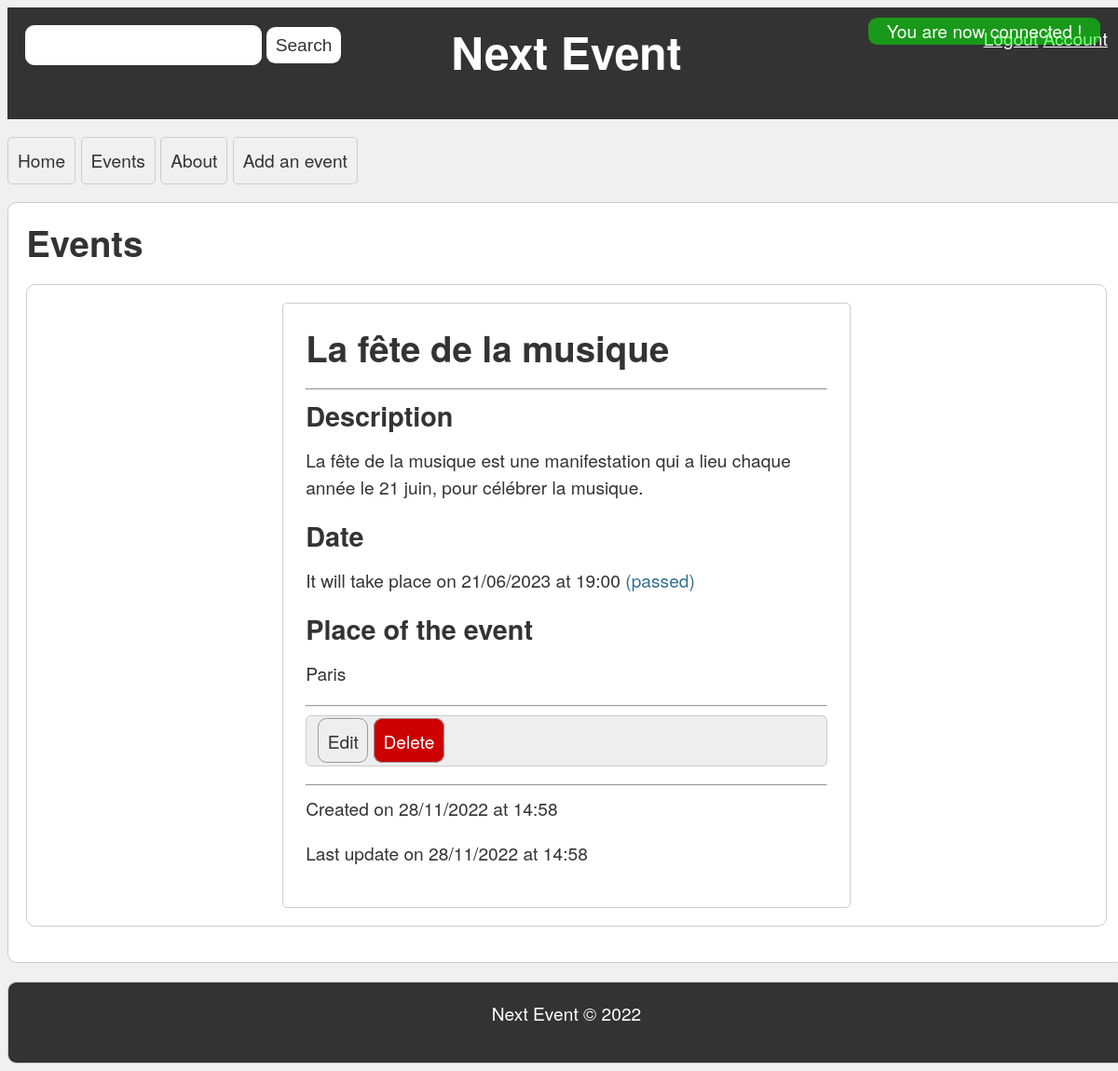
Page /events.php/event/show/event_6384be7a0498a2.97609906 (signed in) on the committed database.
### tables this page shows
CREATE TABLE `events` (
  `id` varchar(255) NOT NULL,
  `name` varchar(255) NOT NULL,
  `description` text NOT NULL,
  `date` datetime NOT NULL,
  `place` varchar(255) NOT NULL,
  `image` varchar(255) NOT NULL DEFAULT '',
  `dateCreation` datetime NOT NULL DEFAULT current_timestamp(),
  `dateUpdate` datetime NOT NULL DEFAULT current_timestamp() ON UPDATE current_timestamp(),
  `user_id` varchar(255) NOT NULL DEFAULT ''
);

### src/vue/EventView.php (called while the page is built, shortened)
<?php
class EventView extends WebView
{
    public function __construct(Router $router, ?array $feedback = null)
    {
        $this->user = AuthenticationManager::getUser();
    }
    public function makeEventPage(string $id, Event $event): void
    {
        include "templates/events/event.php";
    }
}

### src/controller/EventController.php (called while the page is built, shortened)
<?php
class EventController extends Controller
{
    private Storage $eventStorage;
    private ?string $param;
    public function __construct(WebView $eventView, Storage $storage, Storage $userStorage, ?string $param)
    {
        $this->eventStorage = $storage;
        $this->param = $param;
    }
    public function show(): void
    {
        $event = $this->eventStorage->read($this->param);
        if ($event === null) {
            $this->getWebView()->makeUnknownEventPage();
        } else {
            $this->getWebView()->makeEventPage($this->param, $event);
        }
    }
}

### src/Router.php (called while the page is built, shortened)
<?php
class Router
{
    private Storage $storage;
    private UserStorage $userStorage;
    private Controller $controller;
    public function __construct(Storage $storage, UserStorage $userStorage, bool $debug = false)
    {
        $this->storage = $storage;
        $this->userStorage = $userStorage;
        $this->debug = $debug;
        $this->view = new ErrorView($this, $this->debug);
        $this->controller = new ErrorController($this->view, $this->debug);
    }
    public function route(): void
    {
        $request = "";
        if (array_key_exists("PATH_INFO", $_SERVER)) {
            $request = Input::sanitizeFullSpecialChars($_SERVER["PATH_INFO"]);
        } else {
            $this->redirect("event/home");
        }
        $page = strtok($request, '/');
        $action = strtok('/');
        $parameter = strtok('/');
        $feedback = $_SESSION['feedback'] ?? null;
        try {
            switch ($page) {
                case 'event':
                    $this->view = new EventView($this, $feedback);
                    $this->controller = new EventController($this->view, $this->storage, $this->userStorage, $parameter);
                    break;
            }
            if (method_exists($this->controller, $action)) {
                $this->controller->$action();
            } else {
                throw new NotPageFoundException();
            }
        } catch (Exception $e) {
            $this->error($e);
        }
    }
    public function getUpdateEventPage(string $id): string
    {
        return $_SERVER['SCRIPT_NAME'] . '/event/edit/' . $id;
    }
    public function getDeleteEventPage(string $id): string
    {
        return $_SERVER['SCRIPT_NAME'] . '/event/delete/' . $id;
    }
}

### events.php (called while the page is built, shortened)
<?php
require_once 'src/utils/AutoLoader.php';
$dsn = "mysql:host=" . DB_HOST . ";port=" . DB_PORT . ";dbname=" . DB_NAME . ";charset=utf8mb4";
$pdo = new PDO($dsn, DB_USER, DB_PASSWORD);
$eventsStorage = new EventStorageMySQL($pdo);
$usersStorage = new UserStorageMysql($pdo);
$router = new Router($eventsStorage, $usersStorage, true);
$router->route();

### src/model/event/Event.php (called while the page is built, shortened)
<?php
class Event
{
    private string $name;
    private string $description;
    private string $date;
    private string $place;
    private string $dateCreation;
    private string $dateUpdate;
    public function __construct(string $name, string $description, string $date, string $place, string $image = "", string $dateCreation = "", string $dateUpdate = "")
    {
        $this->name = $name;
        $this->description = $description;
        $this->date = $date;
        $this->place = $place;
        $this->dateCreation = $dateCreation === "" ? date("Y-m-d H:i:s") : $dateCreation;
        $this->dateUpdate = $dateUpdate === "" ? date("Y-m-d H:i:s") : $dateUpdate;
    }
    public function getName(): string
    {
        return $this->name;
    }
    public function getDescription(): string
    {
        return $this->description;
    }
    public function getDate(): string
    {
        return $this->date;
    }
    public function getPlace(): string
    {
        return $this->place;
    }
    public function getDateCreation(): string
    {
        return $this->dateCreation;
    }
    public function getDateUpdate(): string
    {
        return $this->dateUpdate;
    }
}

### src/model/event/EventStorageMySQL.php (called while the page is built, shortened)
<?php
class EventStorageMySQL implements Storage
{
    private PDO $database;
    public function __construct($database)
    {
        $this->database = $database;
        $this->database->setAttribute(PDO::ATTR_ERRMODE, PDO::ERRMODE_EXCEPTION);
    }
    public function read(string $id): ?Event
    {
        $statement = $this->database->prepare("SELECT * FROM events WHERE id = :id");
        $statement->execute(["id" => $id]);
        $event = $statement->fetch(PDO::FETCH_ASSOC);
        if ($event !== false) {
            return new EventDb($event["user_id"], $event["name"], $event["description"], $event["date"], $event["place"], $event["image"], $event["dateCreation"], $event["dateUpdate"]);
        }
        return null;
    }
}

### src/utils/AutoLoader.php (called while the page is built, shortened)
<?php
class AutoLoader
{
    public static function load(string $class): void
    {
        $class = str_replace('\\', '/', $class);
        if (strpos($class, 'App') === 0) {
            $class = substr($class, 4);
        }
        $class .= '.php';
    }
}

### src/model/user/AuthenticationManager.php (called while the page is built, shortened)
<?php
class AuthenticationManager
{
    public static function isConnected(): bool
    {
        return array_key_exists('user', $_SESSION) && $_SESSION['user'] !== null;
    }
    public static function getUser(): ?User
    {
        return self::isConnected() ? $_SESSION['user'] : null;
    }
}

### src/model/user/User.php (called while the page is built, shortened)
<?php
class User
{
    private string $status;
    public function getStatus(): string
    {
        return $this->status;
    }
}

### src/vue/WebView.php (called while the page is built, shortened)
<?php
class WebView implements View
{
    private Router $router;
    public function __construct(Router $router, array $feedback = null)
    {
        $this->router = $router;
    }
    public function render(): void
    {
        include 'templates/template.php';
    }
    public function getRouter(): Router
    {
        return $this->router;
    }
}

### src/vue/templates/events/event.php (the view, shortened to what this page needs)
<section class="event show">
    <h2>
        <?= $event->getName() ?>
    </h2>
    <hr>
    <h3>
        Description
    </h3>
    <p>
        <?= $event->getDescription() ?>
    </p>
    <h3>
        Date
    </h3>
    <p>
        It will take place on <?= (new DateTime($event->getDate()))->format("d/m/Y") ?>
        at <?= (new DateTime($event->getDate()))->format("H:i") ?>
        <?php if (new DateTime($event->getDate()) < new DateTime()): ?>
            <span class="text-info"> (passed)</span>
        <?php endif; ?>
    </p>
    <h3>
        Place of the event
    </h3>
    <p>
        <?= $event->getPlace() ?>
    </p>
    <hr>
    <section class="actions">
        <?php if ($this->user->getStatus() === "admin" || $this->user->getId() === $event->getUserId()): ?>
            <a href="<?= $this->getRouter()->getUpdateEventPage($id) ?>" class="btn btn-primary">Edit</a>
            <a href="<?= $this->getRouter()->getDeleteEventPage($id) ?>" class="btn btn-danger">Delete</a>
        <?php endif; ?>
    </section>
    <hr>
    <p>
        Created on <?= (new DateTime($event->getDateCreation()))->format("d/m/Y") ?>
        at <?= (new DateTime($event->getDateCreation()))->format("H:i") ?>
    </p>
    <p>
        Last update on <?= (new DateTime($event->getDateUpdate()))->format("d/m/Y") ?>
        at <?= (new DateTime($event->getDateUpdate()))->format("H:i") ?>
    </p>
</section>

### assets/css/global.css (style rules this page uses)
body { background-color: #f0f0f0; font-family: "Helvetica Neue", Helvetica, Arial, sans-serif; font-size: 1.2em; line-height: 1.5em; color: #333; width: 100%; }
h1, h2, h3, h4, h5, h6 { margin: 0 0 0.5em 0; padding: 0; }
h2 { font-size: 2em; line-height: 1.25em; }
h3 { font-size: 1.5em; line-height: 1.3em; margin-bottom: 0.5em; }
a { color: #333; text-decoration: none; }
p { margin: 0 0 1em 0; padding: 0; }
.text-info { color: #31708f; }
.btn { padding: 0.5em; border: 1px solid #999; border-radius: 0.5em; font-size: 1em; }

### assets/css/event.css (style rules this page uses)
.event { width: 50%; margin: 0 auto; padding: 1.25em; border: 0.0625em solid #ccc; border-radius: 5px; }
.event .actions { margin-bottom: 1em; border: 0.063em solid #ccc; border-radius: 0.313em; padding: 0.625em; background: #eee; }
.event .btn-danger { background: #c00; color: #fff; }

### rows in the picture
events: name "La fête de la musique", description "La fête de la musique est une manifestation qui a lieu chaque année le 21 juin, pour célébrer la musique.", date "21/06/2023", date "19:00", place "Paris", dateCreation "28/11/2022", dateCreation "14:58", dateUpdate "28/11/2022", dateUpdate "14:58"

### other values in the picture
$name "Home"
$name "Events"
$name "About"
$name "Add an event"
$this->getTitle() "Events"
